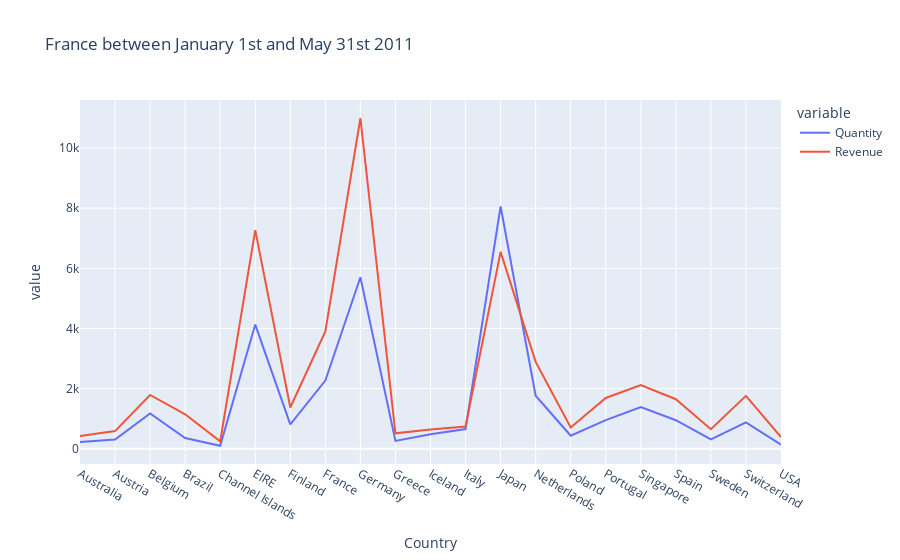

The notebook cell saved with this chart:
### Code cell
fig = px.line(total_qty_rvn, x="Country", y=["Quantity","Revenue"], title="France between January 1st and May 31st 2011")
fig.show()

### Figure 1 — Plotly figure (JSON) as saved in the notebook; plotly's stock layout.template omitted (floating-point values rounded to 4 significant figures)
{"data": [{"hovertemplate": "variable=Quantity<br>Country=%{x}<br>value=%{y}<extra></extra>", "legendgroup": "Quantity", "line": {"color": "#636efa", "dash": "solid"}, "marker": {"symbol": "circle"}, "mode": "lines", "name": "Quantity", "orientation": "v", "showlegend": true, "type": "scatter", "x": ["Australia", "Austria", "Belgium", "Brazil", "Channel Islands", "EIRE", "Finland", "France", "Germany", "Greece", "Iceland", "Italy", "Japan", "Netherlands", "Poland", "Portugal", "Singapore", "Spain", "Sweden", "Switzerland", "USA"], "xaxis": "x", "y": [224, 308, 1170, 356, 96, 4129, 810, 2265, 5702, 260, 483, 653, 8058, 1762, 432, 951, 1384, 948, 306, 878, 137], "yaxis": "y"}, {"hovertemplate": "variable=Revenue<br>Country=%{x}<br>value=%{y}<extra></extra>", "legendgroup": "Revenue", "line": {"color": "#EF553B", "dash": "solid"}, "marker": {"symbol": "circle"}, "mode": "lines", "name": "Revenue", "orientation": "v", "showlegend": true, "type": "scatter", "x": ["Australia", "Austria", "Belgium", "Brazil", "Channel Islands", "EIRE", "Finland", "France", "Germany", "Greece", "Iceland", "Italy", "Japan", "Netherlands", "Poland", "Portugal", "Singapore", "Spain", "Sweden", "Switzerland", "USA"], "xaxis": "x", "y": [421.6, 584.8, 1788.0, 1144.0, 243.0, 7270.0, 1369.0, 3899.0, 10990.0, 509.7, 636.2, 737.8, 6549.0, 2887.0, 705.8, 1688.0, 2119.0, 1646.0, 649.1, 1757.0, 383.9], "yaxis": "y"}], "layout": {"legend": {"title": {"text": "variable"}, "tracegroupgap": 0}, "title": {"text": "France between January 1st and May 31st 2011"}, "xaxis": {"anchor": "y", "domain": [0, 1], "title": {"text": "Country"}}, "yaxis": {"anchor": "x", "domain": [0, 1], "title": {"text": "value"}}}}
